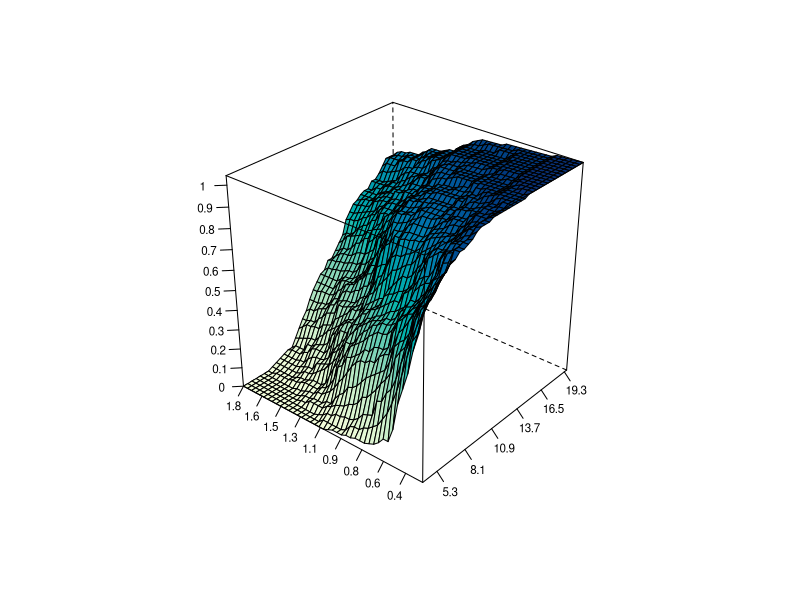

Recreate this plot in R.
#----------------------------------------------------------------------------
# Book:         STF
#----------------------------------------------------------------------------
# See also:     BondZeroCoupon, Burrrnd, mixexprnd, simHPP, simNHPP, Paretornd,
#               simNHPPALP
#----------------------------------------------------------------------------
# Quantlet:     STFcat04
#----------------------------------------------------------------------------
# Description:  Plot of the zero-coupon CAT bond price for the Burr claim 
#               amounts and the non-homogeneous Poisson process governing 
#               the flow of losses.
#---------------------------------------------------------------------------- 
# Author:       Awdesch Melzer 20130628
#---------------------------------------------------------------------------- 

rm(list=ls(all=TRUE))
graphics.off()


########################## SUBROUTINES ##########################


BondZeroCoupon = function(Z,D,T,r,lambda,parlambda,distr,params,Tmax,N){
#	  computes price of the zero-coupon CAT bond for the given 
#     claim amount distribution and the non-homogeneous 
#     Poisson process governing the flow of losses.
#     y = BondZeroCoupon(Z,D,T,r,lambda,parlambda,distr,params,Tmax,N)
# ---------------------------------------------------------------------
# Inputs:       
# Parameter   Z
# Definition  scalar, payment at maturity
# Parameter   D
# Definition  n1 x 1 vector, threshold level 
# Parameter   T
# Definition  n2 x 1 vector, time to expiry 
# Parameter   r
# Definition  scalar, continuously-compounded discount rate 
# Parameter   lambda
# Definition  scalar, intensity function, if lambda=0, a sine function, if lambda=1, a linear function, if lambda=2, a sine square function
# Parameter   parlambda
# Definition  n x 1 vector, parameters of the intensity function lambda (n=2 for lambda=1, n=3 otherwise)
# Parameter   distrib
# Definition  string, claim size distribution
# Parameter   params
# Definition  n x 1 vector, parameters of the claim size distribution
#             n = 1 (exponential)
#             n = 2 (gamma, lognormal, Pareto, Weibull)
#             n = 3 (Burr, mixofexps)
# Parameter   Tmax
# Definition  scalar, time horizon
# Parameter   N
# Definition  scalar, number of trajectories
# ---------------------------------------------------------------------
# Output:      
# Parameter   y
# Definition  m x 3 matrix, the first column are times to bond's expiration,
#             the second threshold levels and the third corresponding prices of the bond
# ---------------------------------------------------------------------

  if(lambda != 0 && lambda != 1 && lambda!=2){
  	stop("BondZeroCoupon: Lambda must be either 0,1 or 2.")
  }
  if(length(Z) !=1){
  	stop("BondZeroCoupon: payment at maturity Z needs to be a scalar")
  }
  if(length(r) !=1){
  	stop("BondZeroCoupon: discount rate needs to be a scalar")
  }
  if(dim(as.matrix(D))[1]==1){
  	stop("BondZeroCoupon: threshold level D needs to be a vector ")
  }
  if(dim(as.matrix(T))[1]==1){
  	stop("BondZeroCoupon: time to expiry T needs to be a vector ")
  } 

  
  x   = simNHPPALP(lambda,parlambda,distr,params,Tmax,N)
  Tl  = length(T)
  Dl  = length(D)
  y   = matrix(0,Tl*Dl,3)
  i   = 1 #loop (times to maturity)
  j   = 1 #loop (treshold levels)
  k   = 1 #loop (trajectories)
  wyn = 0
  while(i<=Tl){
    while(j<=Dl){
      while(k<=N){
        traj = cbind(x[,k,1],x[,k,2])
        wyn  = wyn+as.numeric(traj[length(traj[which(traj[,1]<=T[i]),1]),2]<=D[j])
        k = k+1
      }
      y[(i-1)*Dl+j,1]=T[i]
      y[(i-1)*Dl+j,2]=D[j]
      y[(i-1)*Dl+j,3]=Z*exp(-r*T[i])*wyn/N#
      wyn = 0
      k   = 1
      j   = j+1
    }
    j = 1
    i = i+1
  }
  y = y
  return(y)
}

Burrrnd = function(alpha,lambda,tau,n,m){
#BURRRND Random arrays from Burr distribution.
# ---------------------------------------------------------------------
#   R = BURRRND(ALPHA,LAMBDA,TAU,N,M) returns an M-by-N array of random numbers 
#   chosen from the Burr distribution with parameters ALPHA, LAMBDA, TAU.
# ---------------------------------------------------------------------
#   The default values for the parameters ALPHA, LAMBDA, TAU, M, N are
#   1, 1, 2, 1, 1, respectively.
#
#   BURRRND uses the inversion method.
# ---------------------------------------------------------------------


  if (missing(m)){
    m      = 1
  }
  if (missing(n)){
    n      = 1
  }
  if (missing(tau)){
    tau    = 2
  }
  if (missing(lambda)){
    lambda = 1
  }
  if (missing(alpha)){
    alpha  = 1
  }
   u = matrix(0,n,m)
   for (i in 1:m){
   	   u[,i] = (lambda*(runif(n,0,1)^(-1/alpha)-1))^(1/tau)
   }
   y = u
return(y)
}

mixexprnd = function(p,beta1,beta2,n,m){
#MIXEXPRND Random arrays from the mixed exponential distribution.
# ---------------------------------------------------------------------
#   Y = MIXEXPRND(P,BETA1,BETA2,N,M) returns an M-by-N array of random numbers 
#   chosen from the mixed exponential distribution with parameters P, BETA1, BETA2.
# ---------------------------------------------------------------------
#   The default values for A, BETA1, BETA2, N, M are 0.5, 1, 2, 1, 1,
#   respectively.
#
#   MIXEXPRND uses the exponential number generator.
# ---------------------------------------------------------------------

  if (missing(p)){
      p     = 0.5
  }
  if (missing(beta1)){
      beta1 = 1
  }
  if (missing(beta2)){
      beta2 = 2
  }
  y   = rexp(n*m,rate=(1/beta2))
  aux = which(runif(n*m,0,1)<=p)  

      if(!missing(aux)){
          y[aux]=rexp(length(aux),1/beta1)
      }

  y=matrix(y,n,m);
  return(y)
  }

simHPP = function(lambda,T,N){
# SIMHPP Homogeneous Poisson process.
# ---------------------------------------------------------------------
#       Y = SIMHPP(lambda,T,N) generates N trajectories of the
#       homogeneous Poisson process with intensity LAMBDA. T is the time
#       horizon. 
# ---------------------------------------------------------------------

if(lambda <= 0 || length(lambda)!=1){
 	stop("simHPP: Lambda must be a positive scalar.")
 }
 if(T <= 0 || length(T)!=1){
 	stop("simHPP: T must be a positive scalar.")
 }
 if(N <= 0 || length(N)!=1){
 	stop("simHPP: N must be a positive scalar.")
 }
  EN      = rpois(N,lambda*T)
  ym      = matrix(T,2*max(EN)+2,N)
  tmp     = array(0,c(2*max(EN)+2,N,2))
  y       = tmp
  y[,,1] = ym
  y[,,2] = matrix(1,2*max(EN)+2,1)%*%t(EN)

  i=1
  while(i<=N){
    if(EN[i]>0){
    	ttmp = c(sort(T*runif(EN[i])))
    	y[1:(2*EN[i]+1),i,1] = c(0,ttmp[ceiling((1:(2*EN[i]))/2)])
    }else{
        y[1,i,1]             = 0
    }
    y[1:(2*EN[i]+2),i,2] = c(0,floor((1:(2*EN[i]))/2),EN[i])
    i=i+1
  }
return(y)
}

simNHPP = function(lambda,parlambda,T,N){
  	
# SIMNHPP Non-homogeneous Poisson process.
# ---------------------------------------------------------------------
#       Y = SIMNHPP(lambda,parlambda,T,N) generates N trajectories of the
#       non-homogeneous Poisson process with intensity specified by LAMBDA
#       (0 - sine function, 1 - linear function, 2 - sine square function)
#       with paramters in PARLAMBDA. T is the time horizon. The function
#       usues thining method.
# ---------------------------------------------------------------------

	# lambda: scalar, intensity function, sine function (lambda=0), linear function (lambda=1) or sine square function (lambda=2) 
    # parlambda: n x 1 vector, parameters of the intensity function lambda (n=2 for lambda=1, n=3 otherwise)
	# T: scalar, time horizon
	# N: scalar, number of trajectories
	 a = parlambda[1]
	 b = parlambda[2]
   if (lambda==0){
	 d = parlambda[3]
    JM = simHPP(a+b,T,N)
} else if(lambda==1){
    JM = simHPP(a+b*T,T,N)
} else if (lambda==2){
	d = parlambda[3]
	JM = simHPP(a+b*T,T,N)
	}
	rjm = nrow(JM)
	 yy = array(0,c(rjm,N,2))
	 yy[,,1]= matrix(T,nrow=rjm,ncol=N)

i=1
  maxEN=0
  while(i<=N){
    pom = JM[,i,1][JM[,i,1]<T]
    pom = pom[2*(1:(length(pom)/2))]
      R = runif(NROW(pom))
   if (lambda==0){
	lambdat = (a+b*sin(2*pi*(pom+d)))/(a+b)
} else {
   if (lambda==1){
    lambdat = (a+b*pom)/(a+b*T)
} else { 
   if (lambda==2){
	lambdat = (a+b*sin(2*pi*(pom+d))^2)/(a+b)
	}}}
    pom = pom[R<lambdat]
     EN = NROW(pom)
  maxEN = max(maxEN,EN)
  yy[1:(2*EN+1),i,1] = c(0,rep(pom,each=2))
  yy[2:(2*EN),i,2] = c(floor((1:(2*EN-1))/2))
  yy[(2*EN+1):rjm,i,2] = matrix(EN,nrow=rjm-2*EN,ncol=1)
    i=i+1
    }
     yy = yy[1:(2*maxEN+2),,]
     return(yy)
}
Paretornd = function(alpha,lambda,n,m){
#PARETORND Random arrays from Pareto distribution.
# ---------------------------------------------------------------------
#   Y = PARETORND(ALPHA,LAMBDA,N,M) returns an M-by-N array of random numbers 
#   chosen from the Pareto distribution with parameters ALPHA, LAMBDA.
#
#   The default values for ALPHA, LAMBDA, N, M 1, 1, 1, 1, respectively.
#
#   PARETORND uses the inversion method.
# ---------------------------------------------------------------------

  if (missing(m)){
    m      = 1
  }
  if (missing(n)){
    n      = 1
  }
  if (missing(lambda)){
    lambda = 1
  }
  if (missing(alpha)){
    alpha  = 1
  }
  u = matrix(0,n,m)
  for (i in 1:m){
  	u[,i] = lambda*(runif(n,0,1)^(-1/alpha)-1)
  }
  y = u
  return(y)
}

simNHPPALP = function(lambda,parlambda,distrib,params,T,N){
# generates aggregate loss process driven by the non-homogeneous Poisson process.
# ---------------------------------------------------------------------
# y = simNHPPALP(lambda,parlambda,distrib,params,T,N)
# ---------------------------------------------------------------------
# Output:      
# Parameter:   y
# Definition:  2*max+2 x N x 2 array, generated process - max is the maximum number of jumps for all generated trajectories
# ---------------------------------------------------------------------
# Input:       
# Parameter:   lambda
# Definition:  scalar, intensity function, sine function (lambda=0), linear function (lambda=1) or sine square function (lambda=2)
# Parameter:   parlambda
# Definition:  n x 1 vector, parameters of the intensity function lambda
#              (n=2 for lambda=1, n=3 otherwise)
# Parameter:   distrib
# Definition:  string, claim size distribution
# Parameter:   params
# Definition:  n x 1 vector, parameters of the claim size distribution
#              n = 1 (exponential)
#              n = 2 (gamma, lognormal, Pareto, Weibull)
#              n = 3 (Burr, mixofexps)
# Parameter:   T
# Definition:  scalar, time horizon
# Parameter:   N
# Definition:  scalar, number of trajectories
# ---------------------------------------------------------------------
  
  if(lambda != 0 && lambda != 1 && lambda!=2){
  	stop("simNHPPALP: Lambda must be either 0,1 or 2.")
  }
  if(T <= 0 || (length(T))!=1){
  	stop("simNHPPALP: T must be a positive scalar.")
  }
  if(N <= 0 || (length(N))!=1){
  	stop("simNHPPALP: N must be a positive scalar.")
  }
  if(length(parlambda)!=3 && (lambda)!=1){
  	stop("simNHPPALP: for lambda 0 or 2, parlambda must be a 3 x 1 vector.")
  }
  if(length(parlambda)!=2 && (lambda)==1){
  	stop("simNHPPALP: for lambda 1, parlambda must be a 2 x 1 vector.")
  }
  if((distrib=="Burr" || distrib=="mixofexps") && (length(params))!=3){
  	stop("simNHPPALP: for Burr and mixofexps distributions, params must be a 3 x 1 vector.")
  }
  if((distrib=="gamma" || distrib=="lognormal"|| distrib=="Pareto" || distrib=="Weibull") && (length(params))!=2){
  	stop("simNHPPALP: for gamma, lognormal, Pareto and Weibull distributions, params must be a 2 x 1 vector.")
  }
  if(distrib=="exponential" && (length(params))!=1){
  	stop("simNHPPALP: for exponential distribution, params must be a scalar.")
  }
  if(distrib != "exponential" && distrib != "gamma" && distrib != "mixofexps" && distrib != "Weibull" && distrib != "lognormal" && distrib !="Pareto" && distrib != "Burr"){
  	stop("simNHPPALP: distribs should be: exponential, gamma, mixofexps, Weibull, lognormal, Pareto or Burr")
  }
  poisproc = simNHPP(lambda,parlambda,T,N)
  rpp      = dim(poisproc)[1]
  cpp      = dim(poisproc)[2]
  losses   = matrix(0,rpp,cpp)
  
  if (distrib=="Burr"){
    i = 1
    while(i<=N){
    	if(N==1){
            aux = min(as.matrix(which(poisproc[,1]==T))) #[1:i,])
        }else{
        	aux = min(as.matrix(which(poisproc[,i,1]==T))) #[1:i,])
        }
      if(aux>2){
        laux                  = cumsum(Burrrnd(params[1],params[2],params[3],aux/2-1,1))
        losses[3:aux,i]       = laux[ceiling((1:(aux-2))/2)]
        if(aux<rpp){
          losses[(aux+1):rpp,i] = matrix(laux[length(laux)],rpp-aux,1)
        }
      }else{
        losses[,i]=rep(0,rpp)
      }
      i=i+1
    }
  }else if(distrib=="exponential"){
    i=1
    while(i<=N){
        if(N==1){
            aux = min(as.matrix(which(poisproc[,1]==T))) #[1:i,])
        }else{
        	aux = min(as.matrix(which(poisproc[,i,1]==T))) #[1:i,])
        }
      if(aux>2){
        laux = cumsum(rexp(aux/2-1,rate=1/params[1]))
        losses[3:aux,i]=laux[ceiling((1:aux-2)/2)]
        if(aux<rpp){
          losses[(aux+1):rpp,i]=matrix(laux[length(laux)],rpp-aux,1)
        }
      }else{
        losses[,i]=rep(0,rpp)
      }
      i=i+1
    }
  }else if(distrib=="gamma"){
    i=1
    while(i<=N){
    	if(N==1){
            aux = min(as.matrix(which(poisproc[,1]==T))) #[1:i,])
        }else{
        	aux = min(as.matrix(which(poisproc[,i,1]==T))) #[1:i,])
        }
      if(aux>2){
        laux = cumsum(rgamma(aux/2-1,shape=params[1],rate=params[2],scale=(1/params[2])))
        losses[3:aux,i] = laux[ceiling((1:aux-2)/2)]
        if(aux<rpp){
          losses[(aux+1):rpp,i] = matrix(laux[length(laux)],rpp-aux,1)
        }
      }else{
        losses[,i] = rep(0,rpp)
      }
      i=i+1
    }
  }else if(distrib=="lognormal"){
    i=1
    while(i<=N){
    	if(N==1){
            aux = min(as.matrix(which(poisproc[,1]==T))) #[1:i,])
        }else{
        	aux = min(as.matrix(which(poisproc[,i,1]==T))) #[1:i,])
        }
      if(aux>2){
        laux = cumsum(rlnorm(aux/2-1,meanlog=params[1],sdlog=params[2]))
        losses[3:aux,i] = laux[ceiling((1:(aux-2))/2)]
        if(aux<rpp){
          losses[(aux+1):rpp,i] = matrix(laux[length(laux)],rpp-aux,1)
        }
      }else{
        losses[,i] = rep(0,rpp)
      }
      i=i+1
    }
  }else if(distrib=="mixofexps"){
    i=1
    while(i<=N){
    	if(N==1){
            aux = min(as.matrix(which(poisproc[,1]==T))) #[1:i,])
        }else{
        	aux = min(as.matrix(which(poisproc[,i,1]==T))) #[1:i,])
        }
      if(aux>2){
        laux = cumsum(mixexprnd(params[3],params[1],params[2],aux/2-1,1))
        losses[3:aux,i] = laux[ceiling((1:(aux-2))/2)]
        if(aux<rpp){
          losses[(aux+1):rpp,i] = matrix(laux[length(laux)],rpp-aux,1)
        }
      }else{
        losses[,i] = rep(0,rpp)
      }
      i=i+1
    }
  }else if(distrib=="Pareto"){
    i=1
    while(i<=N){
    	if(N==1){
            aux = min(as.matrix(which(poisproc[,1]==T))) #[1:i,])
        }else{
        	aux = min(as.matrix(which(poisproc[,i,1]==T))) #[1:i,])
        }
      if(aux>2){
        laux=cumsum(Paretornd(params[1],params[2],aux/2-1,1))
        losses[3:aux,i] = laux[ceiling((1:(aux-2))/2)]
        if(aux<rpp){
          losses[(aux+1):rpp,i] = matrix(laux[length(laux)],rpp-aux,1)
        }
      }else{
        losses[,i] = rep(0,rpp)
      }
      i=i+1
    }
  }else if(distrib=="Weibull"){
    i=1
    while(i<=N){
    	if(N==1){
            aux = min(as.matrix(which(poisproc[,1]==T))) #[1:i,])
        }else{
        	aux = min(as.matrix(which(poisproc[,i,1]==T))) #[1:i,])
        }
      if(aux>2){
        laux=cumsum(rweibull(aux/2-1,scale=params[1]^(-1/params[2]),shape=params[2]))
        losses[3:aux,i] = laux[ceiling((1:(aux-2))/2)]
        if(aux<rpp){
          losses[(aux+1):rpp,i] = matrix(laux[length(laux)],rpp-aux,1)
        }
      }else{
        losses[,i] = rep(0,rpp)
      }
      i=i+1
    }
  }
  if(N==1){
  	y     = array(0,dim(poisproc))
    y[,1] = poisproc[,1]
    y[,2] = losses[,1]
  }else{
  	y     = array(0,dim(poisproc))
  	y[,,1] = poisproc[,,1]
    y[,,2] = losses
  }
  return(y)
  }

########################## MAIN PROGRAM ##########################


#parlambda = 34.2     # HPP
parlambda  = c(35.32,2.32*2*pi,-0.2) # NHPP1
#parlambda = c(35.22,0.224,-0.16)    # NHPP2
distr      = "Burr"   # "lognormal"
#params    = c(18.3806,1.1052)       # lognormal
params     = c(0.4801,3.9495*1e16,2.1524) #Burr

data       = read.table("ncl.dat")
A          = mean(data[,3])*(34.2/4)

na         = 41 # default 41
D          = seq(A,length=na,by=(12*A-A)/(na-1))
B          = 0.25
nb         = 41 # default 41
T          = seq(B,length=nb,by=(8*B-B)/(nb-1))
Tmax       = max(T)
lambda     = 0
N          = 100 # default 1000
r          = log(1.025)
Z          = 1.06
d1         = BondZeroCoupon(Z,D,T,r,lambda,parlambda,distr,params,Tmax,N)
y=d1[,1]
x=d1[,2]/1e9
z=d1[,3]
data=data.frame(cbind(x,y,z))

require("lattice")
par.set = list(axis.line = list(col = "transparent"),clip = list(panel = "off"))
wireframe(z~x+y, data=data, screen = list(z = 50, x = -60),
drape = TRUE,colorkey=F,ticktype="detailed",
  scales = list(arrows=FALSE,col="black",distance=1,tick.number=8,cex=.7,
       x = list(labels=round(seq(min(x),max(x),length=11),1)),
       y = list(labels=round(seq(min(y),max(y),length=11),1)),
       z = list(labels=round(seq(min(z),max(z),length=11),1))),
    xlab = list("",rot=30,cex=1.2),
    ylab = list("",rot=-40,cex=1.2),
    zlab = list("",rot=95,cex=1.1),par.settings = par.set)

